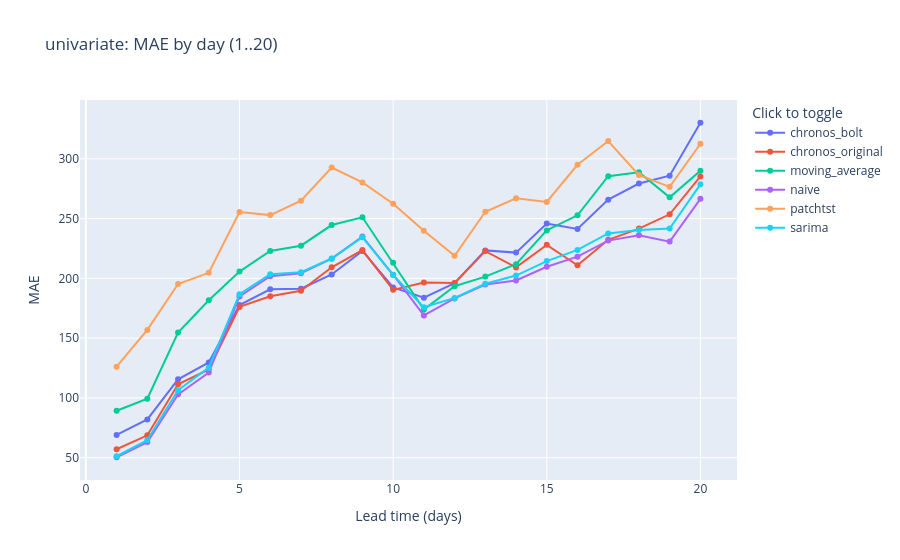

The cell this chart's notebook holds for it:
### Markdown cell above
**Fehler pro Tag, kontinuierlich (Tag 1..20):** dieselben bereits berechneten rollierenden Vorhersagen wie oben (`lead_time` ist fuer jeden Tag bereits in den Rohergebnissen gespeichert) -- keine erneute Modellanpassung, keine Aenderung der Cache-Signatur. Die drei Stuetzstellen oben bleiben als kompakte Zusammenfassung erhalten; diese Kurve zeigt den vollen Verlauf dazwischen.

### Code cell
univariate_error_by_day, univariate_error_by_day_fig = compare_error_by_day(univariate_results, 'univariate', split_uni.train.gold_usd, horizon)
univariate_error_by_day.to_csv(METRICS / 'univariate' / 'error_by_day.csv', index=False)
display(univariate_error_by_day_fig)
save_interactive_figure(univariate_error_by_day_fig, FIGURES / f'univariate_error_by_day_{data_hash[:12]}.html')

### Figure 1 — Plotly figure (JSON) as saved in the notebook; plotly's stock layout.template omitted (floating-point values rounded to 4 significant figures)
{"data": [{"mode": "lines+markers", "name": "chronos_bolt", "type": "scatter", "x": [1, 2, 3, 4, 5, 6, 7, 8, 9, 10, 11, 12, 13, 14, 15, 16, 17, 18, 19, 20], "y": [69.03, 81.94, 115.6, 129.6, 177.6, 190.9, 191.3, 203.3, 223.0, 192.4, 183.8, 195.9, 223.4, 221.5, 245.9, 241.4, 265.9, 279.4, 285.9, 330.2]}, {"mode": "lines+markers", "name": "chronos_original", "type": "scatter", "x": [1, 2, 3, 4, 5, 6, 7, 8, 9, 10, 11, 12, 13, 14, 15, 16, 17, 18, 19, 20], "y": [57.01, 68.67, 111.4, 123.7, 176.1, 185.0, 189.6, 209.3, 223.7, 190.4, 196.6, 196.1, 222.8, 209.2, 228.0, 210.9, 232.3, 241.6, 253.6, 285.3]}, {"mode": "lines+markers", "name": "moving_average", "type": "scatter", "x": [1, 2, 3, 4, 5, 6, 7, 8, 9, 10, 11, 12, 13, 14, 15, 16, 17, 18, 19, 20], "y": [89.24, 99.32, 154.7, 181.7, 205.7, 223.0, 227.3, 244.6, 251.1, 213.0, 173.9, 193.4, 201.5, 211.8, 240.1, 252.8, 285.4, 288.8, 267.8, 290.0]}, {"mode": "lines+markers", "name": "naive", "type": "scatter", "x": [1, 2, 3, 4, 5, 6, 7, 8, 9, 10, 11, 12, 13, 14, 15, 16, 17, 18, 19, 20], "y": [50.32, 62.98, 103.0, 121.2, 184.9, 201.8, 204.2, 216.5, 234.9, 203.0, 169.0, 183.2, 194.8, 198.2, 209.7, 218.2, 231.6, 236.0, 230.7, 266.5]}, {"mode": "lines+markers", "name": "patchtst", "type": "scatter", "x": [1, 2, 3, 4, 5, 6, 7, 8, 9, 10, 11, 12, 13, 14, 15, 16, 17, 18, 19, 20], "y": [126.1, 156.8, 195.3, 204.6, 255.5, 252.9, 265.0, 292.8, 280.3, 262.4, 239.9, 218.9, 255.8, 267.0, 263.9, 295.0, 314.9, 286.4, 276.6, 312.6]}, {"mode": "lines+markers", "name": "sarima", "type": "scatter", "x": [1, 2, 3, 4, 5, 6, 7, 8, 9, 10, 11, 12, 13, 14, 15, 16, 17, 18, 19, 20], "y": [51.16, 64.69, 106.4, 125.3, 186.7, 203.4, 205.2, 216.6, 234.5, 202.8, 175.8, 183.7, 195.5, 202.4, 214.4, 223.8, 237.6, 240.5, 241.8, 278.6]}], "layout": {"legend": {"title": {"text": "Click to toggle"}}, "title": {"text": "univariate: MAE by day (1..20)"}, "xaxis": {"title": {"text": "Lead time (days)"}}, "yaxis": {"title": {"text": "MAE"}}}}
